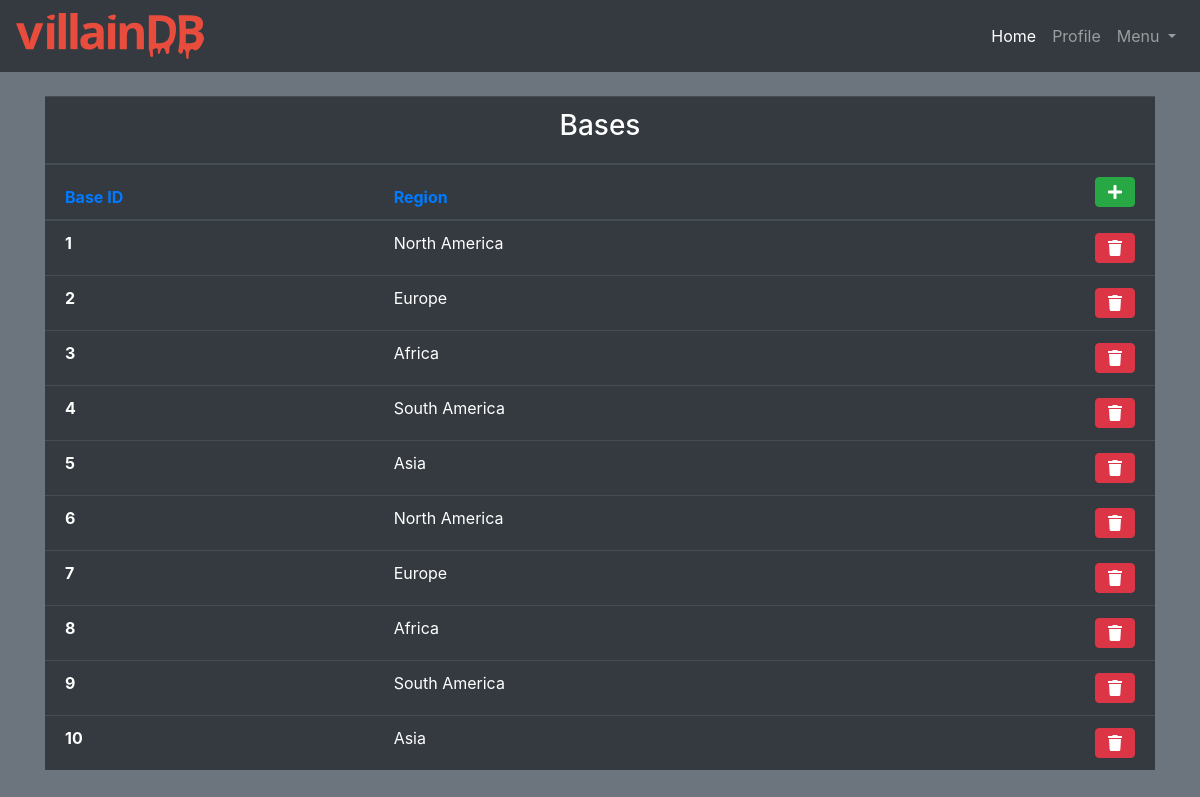
The page /villain/base.php (signed in) on the database its author committed.
### tables this page shows
create table if not exists base(
  id Integer Primary Key auto_increment,
  region ENUM('North America', 'South America', 'Africa',
    'Europe', 'Asia') not null,
  Foreign Key(region) references region(name)
);

### html/resources/php/base_display.php (the view, shortened to what this page needs)
<?php
include ("connect.php");
$mysql = new mysqli($db_host, $db_user, $db_pass, $db);
$order = "order by id";
$query = "select * from base ". $order;
$result = $mysql -> query($query);
while ($row = $result->fetch_assoc()):
?>
<tr>
  <th scope="row"><span class="ml-2"><?php echo $row['id']; ?> </th>
  <td> <?php echo $row['region']; ?> </td>
  <td class="text-right">
    <a href="../resources/php/base_edit.php?delete=<?php echo $row['id']; ?> "
    class="btn btn-danger mr-2"><i class="fas fa-trash"></i></a>
  </td>
</tr>
<?php endwhile; ?>

### rows shown on the page
base: id "1", region "North America"
base: id "2", region "Europe"
base: id "3", region "Africa"
base: id "4", region "South America"
base: id "5", region "Asia"
base: id "6", region "North America"
base: id "7", region "Europe"
base: id "8", region "Africa"
base: id "9", region "South America"
base: id "10", region "Asia"
